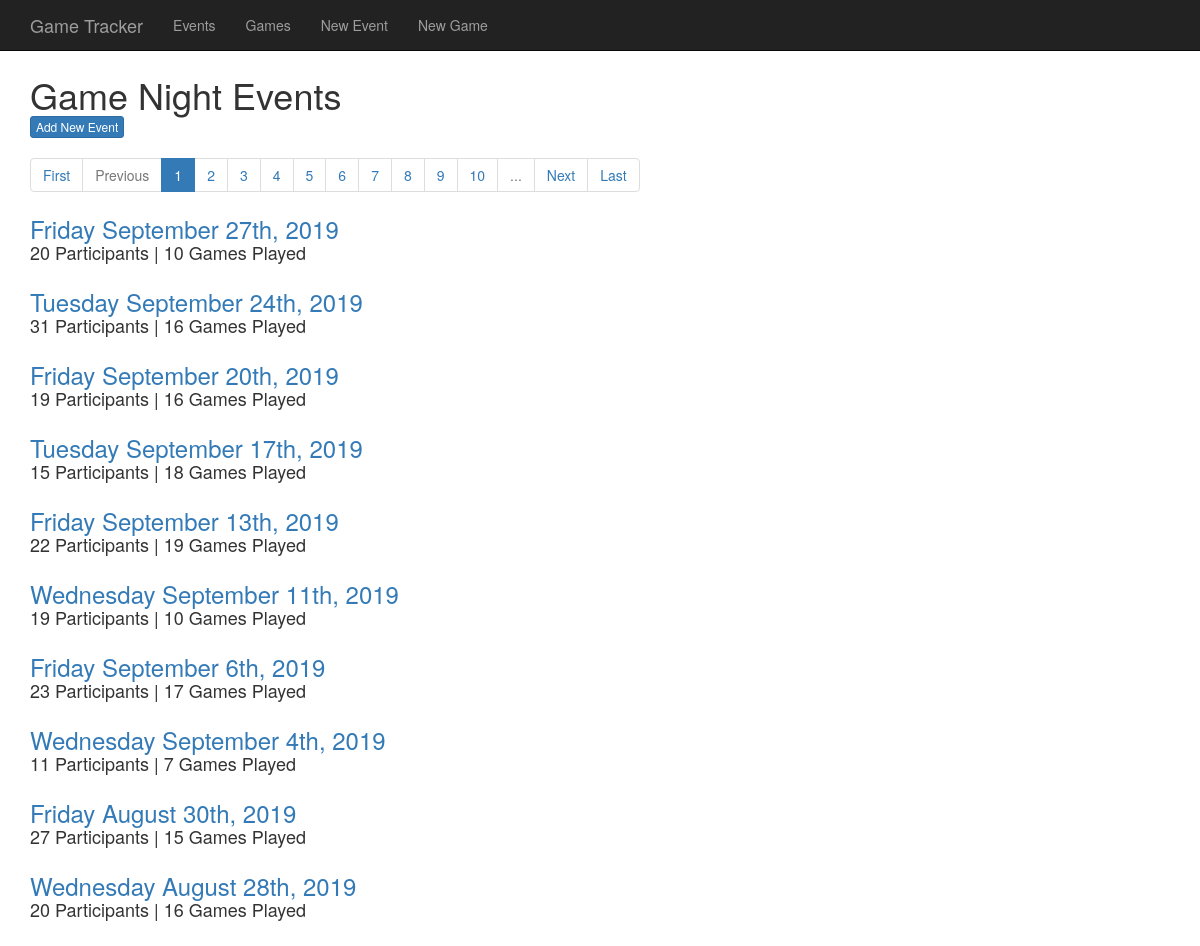
The page /events/?page=1 on the database its author committed.
### GameTracker/models.py (models this page shows, shortened)
class Event(models.Model):
	date = models.DateField(unique=True)
	player_count = models.PositiveSmallIntegerField(verbose_name='Number of Participants')
	games = models.ManyToManyField(Game, through='PlayedGame')
	class Meta:
		ordering = ['-date']

### GameTracker/views.py (the view)
# urls.py: url(r'^events/$',views.event_list_view,name='event_list'),
def event_list_view(request):
	event_list = Event.objects.all()
	paginator = Paginator(event_list, 10)
	page = request.GET.get('page')
	try:
		events = paginator.page(page)
		page = int(page)
		if paginator.num_pages > 10:
			if page <= 6:
				nav_list = list(range(1,11))
			elif paginator.num_pages - page < 6:
				nav_list = list(range(paginator.num_pages-10,paginator.num_pages+1))
			else:
				nav_list = list(range(page-5,page+6))
		else:
			nav_list = list(range(1,paginator.num_pages+1))
	except PageNotAnInteger:
		return redirect('/events/?page=1')
	except EmptyPage:
		return redirect('/events/?page=' + str(paginator.num_pages))
	return render(request, 'GameTracker/event_list.html', {'events': events,'nav_list':nav_list})

### templates/GameTracker/event_list.html (shortened to what this page needs)
{% extends 'base.html' %}
{% block body_block %}
	<span class="h1">Game Night Events</span>
	<br />
	<a class="btn btn-xs btn-primary" href="{% url 'GameTracker:event_new' %}">Add New Event</a>
	{% if not events %}
		<div class="alert alert-info fit-content">
			<h3>Unfortunately, there are no events to display. Please create a new event.</h3>
		</div>
	{% else %}
		<nav aria-label="...">
			<ul class="pagination">
				<li class="page-item"><a class="page-link" href="?page=1">First</a></li>
				{% if events.has_previous %}
					<li class="page-item"><a class="page-link" href="?page={{ events.previous_page_number }}">Previous</a></li>
				{% else %}
					<li class="page-item disabled"><a class="page-link" href="#">Previous</a></li>
				{% endif %}
				{% for page_num in nav_list %}
					{% if page_num == events.number %}
						<li class="page-item active"><a class="page-link" href="?page={{page_num}}">{{page_num}}<span class="sr-only">(current)</a></li>
					{% else %}
						<li class="page-item"><a class="page-link" href="?page={{page_num}}">{{page_num}}</a></li>
					{% endif %}
				{% endfor %}
				{% if nav_list|last < events.paginator.num_pages %}
					<li class="page-item disabled"><span>...</span></li>
				{% endif %}
				{% if events.has_next %}
					<li class="page-item"><a class="page-link" href="?page={{ events.next_page_number }}">Next</a></li>
				{% else %}
					<li class="page-item disabled"><a class="page-link" href="#">Next</a></li>
				{% endif %}
				<li class="page-item"><a class="page-link" href="?page={{ events.paginator.num_pages }}">Last</a></li>
			</ul>
		</nav>
		{% for event in events %}
			<div class="event-title-block">
				<p>
					<a href="{% url 'GameTracker:event_detail' pk=event.pk %}"><span class="h3">{{event.date|date:'l F jS, Y'}}</span></a>
					<br />
					<span class="h4">{{event.player_count}} Participants | {{event.games.count}} Games Played</span>
				</p>
			</div>
		{% endfor %}
	{% endif %}
{% endblock %}

### templates/base.html (shortened to what this page needs)
<!DOCTYPE html>
{% load staticfiles %}
<html lang="en" dir="ltr">
	<head>
		<link rel="stylesheet" href="{% static 'css/bootstrap.min.css' %}">
		<link rel="stylesheet" href="{% static 'css/GameTracker.css' %}">
	</head>
	<body>
		<nav class="navbar navbar-default navbar-inverse navbar-fixed-top custom-font">
			<div class="container">
				<div class="navbar-header">
					<a href="{% url 'GameTracker:index' %}" class="navbar-brand">Game Tracker</a>
				</div>
				<ul class="nav navbar-nav">
					<li><a href="{% url 'GameTracker:event_list' %}">Events</a></li>
					<li><a href="{% url 'GameTracker:game_list' %}">Games</a></li>
					<li><a href="{% url 'GameTracker:event_new' %}">New Event</a></li>
					<li><a href="{% url 'GameTracker:game_new' %}">New Game</a></li>
				</ul>
			</div>
	    </nav>
		<div class="container">
			<div id="BodySpacer">&nbsp;</div>
			{% block body_block %}
			{% endblock %}
		</div>
	</body>
</html>

### static/css/GameTracker.css (style rules this page uses)
#BodySpacer { height: 75px; }
.navbar, { font-size: 1.25em; }
.event-title-block { padding-bottom: 15px; }

### rows shown on the page
Event: date "Friday September 27th, 2019", player_count "20", games.count "10"
Event: date "Tuesday September 24th, 2019", player_count "31", games.count "16"
Event: date "Friday September 20th, 2019", player_count "19", games.count "16"
Event: date "Tuesday September 17th, 2019", player_count "15", games.count "18"
Event: date "Friday September 13th, 2019", player_count "22", games.count "19"
Event: date "Wednesday September 11th, 2019", player_count "19", games.count "10"
Event: date "Friday September 6th, 2019", player_count "23", games.count "17"
Event: date "Wednesday September 4th, 2019", player_count "11", games.count "7"
Event: date "Friday August 30th, 2019", player_count "27", games.count "15"
Event: date "Wednesday August 28th, 2019", player_count "20", games.count "16"

### other values the page prints
{{ page_num }} "1"
{{ page_num }} "2" "3" "4" "5" "6" "7" "8" "9" "10"
